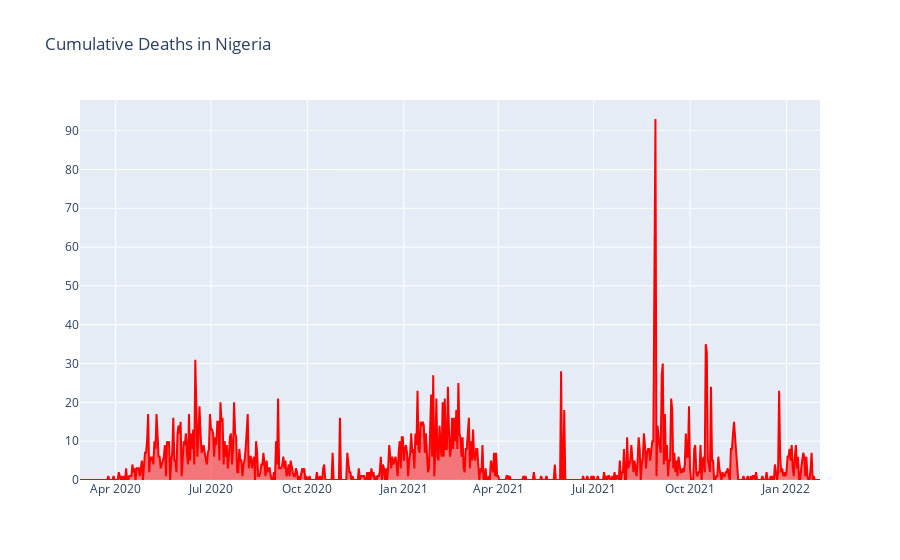

Notebook cell for this chart:
### Code cell
# Cumulative death cases

fig12 = go.Figure()
fig12.add_trace(go.Scatter(x = time_series_dates.index, y = time_series_dates['Deaths'], fill = 'tonexty',
                          line_color = 'red'))
fig12.update_layout(title = 'Cumulative Deaths in Nigeria')
fig12.show()

### Figure 1 — Plotly figure (JSON) as saved in the notebook; plotly's stock layout.template omitted (floating-point values rounded to 4 significant figures; data arrays with more than 128 entries replaced by an {"elided": "..."} marker saying what was removed)
{"data": [{"fill": "tonexty", "line": {"color": "red"}, "type": "scatter", "x": {"elided": "707 str values"}, "y": {"elided": "707 int values"}}], "layout": {"title": {"text": "Cumulative Deaths in Nigeria"}}}
